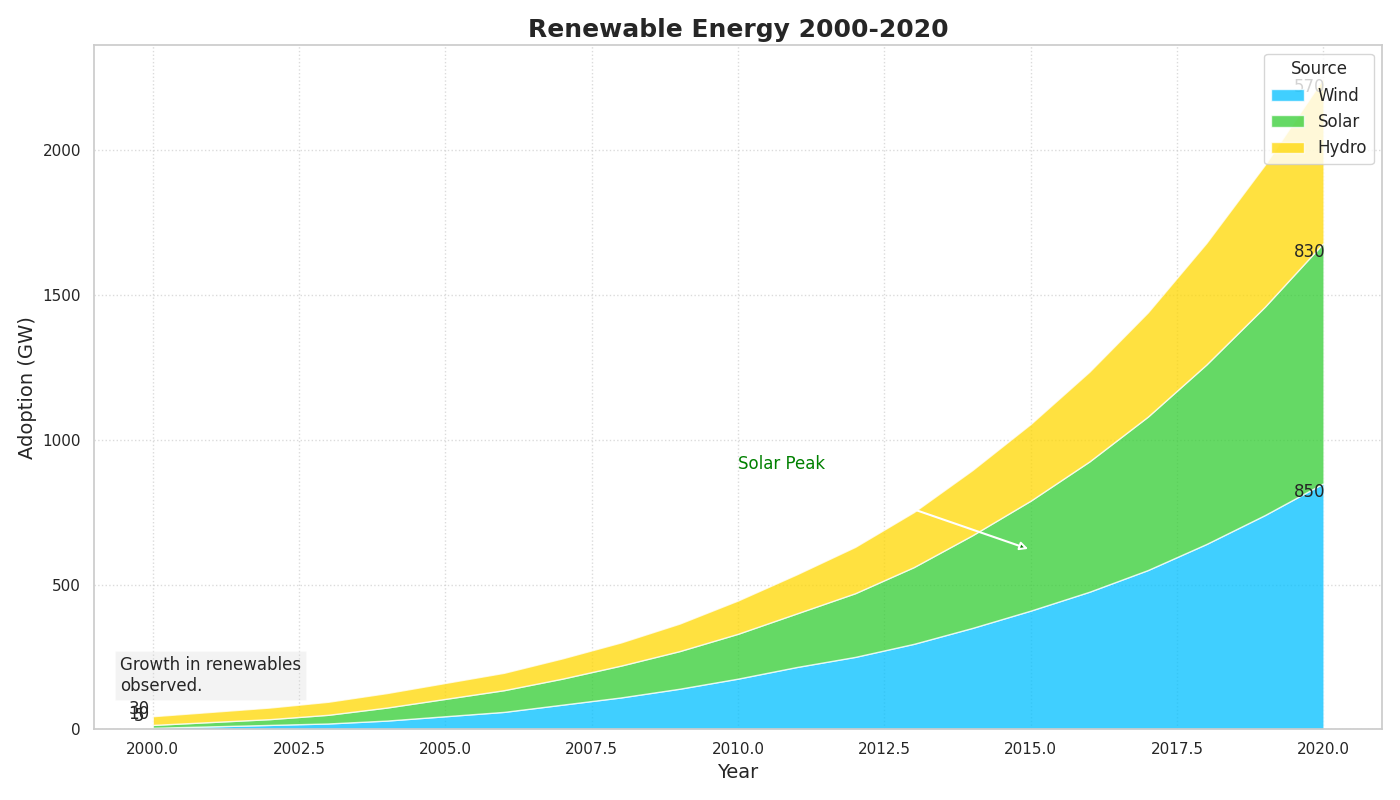

Write Python code to recreate this figure.
import numpy as np
import matplotlib.pyplot as plt

years = np.arange(2000, 2021)

solar = np.array([
    5, 10, 15, 20, 30, 45, 60, 85, 110, 140, 
    175, 215, 250, 295, 350, 410, 475, 550, 640, 740, 850
])
wind = np.array([
    10, 15, 20, 30, 45, 60, 75, 90, 110, 130, 
    155, 185, 220, 265, 320, 380, 450, 530, 620, 720, 830
])
hydro = np.array([
    30, 35, 40, 45, 50, 55, 60, 70, 80, 95, 
    115, 135, 160, 190, 225, 265, 310, 360, 420, 490, 570
])

energy_data = np.vstack([solar, wind, hydro])

fig, ax = plt.subplots(figsize=(14, 8))

colors = ['#00BFFF', '#32CD32', '#FFD700']
labels = ['Wind', 'Solar', 'Hydro']

ax.stackplot(years, energy_data, labels=labels, colors=colors, alpha=0.75)

ax.set_title("Renewable Energy 2000-2020", fontsize=18, fontweight='bold')
ax.set_xlabel('Year', fontsize=14)
ax.set_ylabel('Adoption (GW)', fontsize=14)
ax.legend(loc='upper right', fontsize=12, title='Source', frameon=True)
ax.grid(linestyle=':', alpha=0.7)

ax.annotate('Solar Peak', xy=(2015, 620), xytext=(2010, 900),
            arrowprops=dict(facecolor='green', arrowstyle='-|>', lw=1.5),
            fontsize=12, color='green')

props = dict(boxstyle='square', facecolor='lightgrey', alpha=0.25)
textstr = ('Growth in renewables\nobserved.')
ax.text(0.02, 0.05, textstr, transform=ax.transAxes, fontsize=12,
        verticalalignment='bottom', bbox=props)

for idx, energy in enumerate(labels):
    ax.annotate(f'{energy_data[idx, 0]}', (2000, energy_data[idx, 0]),
                textcoords="offset points", xytext=(-10, 5), ha='center')
    ax.annotate(f'{energy_data[idx, -1]}', (2020, energy_data[idx, -1] + np.sum(energy_data[:idx, -1])),
                textcoords="offset points", xytext=(-10, -10), ha='center')

plt.tight_layout()
plt.show()
